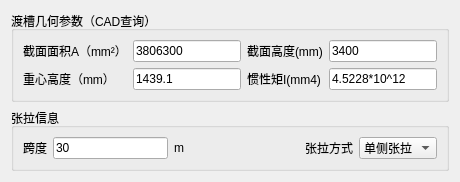
            <widget class="QWidget" name="tab_5">
             <attribute name="title">
              <string>构件参数</string>
             </attribute>
             <layout class="QVBoxLayout" name="verticalLayout_15">
              <item>
               <widget class="QGroupBox" name="groupBox_8">
                <property name="title">
                 <string>渡槽几何参数（CAD查询）</string>
                </property>
                <layout class="QVBoxLayout" name="verticalLayout_13">
                 <item>
                  <layout class="QGridLayout" name="gridLayout_7">
                   <item row="0" column="0">
                    <widget class="QLabel" name="label_63">
                     <property name="text">
                      <string>截面面积A（mm²）</string>
                     </property>
                    </widget>
                   </item>
                   <item row="0" column="1">
                    <widget class="QLineEdit" name="lineEdit_32">
                     <property name="text">
                      <string>3806300</string>
                     </property>
                     <property name="placeholderText">
                      <string>3806300</string>
                     </property>
                    </widget>
                   </item>
                   <item row="0" column="2">
                    <widget class="QLabel" name="label_64">
                     <property name="text">
                      <string>截面高度(mm)</string>
                     </property>
                    </widget>
                   </item>
                   <item row="0" column="3">
                    <widget class="QLineEdit" name="lineEdit_33">
                     <property name="text">
                      <string>3400</string>
                     </property>
                     <property name="placeholderText">
                      <string>3400</string>
                     </property>
                    </widget>
                   </item>
                   <item row="1" column="0">
                    <widget class="QLabel" name="label_65">
                     <property name="text">
                      <string>重心高度（mm）</string>
                     </property>
                    </widget>
                   </item>
                   <item row="1" column="1">
                    <widget class="QLineEdit" name="lineEdit_34">
                     <property name="text">
                      <string>1439.1</string>
                     </property>
                     <property name="placeholderText">
                      <string>1439.1</string>
                     </property>
                    </widget>
                   </item>
                   <item row="1" column="2">
                    <widget class="QLabel" name="label_66">
                     <property name="text">
                      <string>惯性矩I(mm4)</string>
                     </property>
                    </widget>
                   </item>
                   <item row="1" column="3">
                    <widget class="QLineEdit" name="lineEdit_35">
                     <property name="text">
                      <string>4.5228*10^12</string>
                     </property>
                     <property name="placeholderText">
                      <string>4.5228*10^12</string>
                     </property>
                    </widget>
                   </item>
                  </layout>
                 </item>
                </layout>
               </widget>
              </item>
              <item>
               <widget class="QGroupBox" name="groupBox_9">
                <property name="title">
                 <string>张拉信息</string>
                </property>
                <layout class="QVBoxLayout" name="verticalLayout_14">
                 <item>
                  <layout class="QHBoxLayout" name="horizontalLayout_6">
                   <item>
                    <widget class="QLabel" name="label_67">
                     <property name="text">
                      <string>跨度</string>
                     </property>
                    </widget>
                   </item>
                   <item>
                    <widget class="QLineEdit" name="lineEdit_36">
                     <property name="text">
                      <string>30</string>
                     </property>
                     <property name="placeholderText">
                      <string>30</string>
                     </property>
                    </widget>
                   </item>
                   <item>
                    <widget class="QLabel" name="label_69">
                     <property name="text">
                      <string>m</string>
                     </property>
                    </widget>
                   </item>
                   <item>
                    <spacer name="horizontalSpacer_12">
                     <property name="orientation">
                      <enum>Qt::Horizontal</enum>
                     </property>
                     <property name="sizeHint" stdset="0">
                      <size>
                       <width>40</width>
                       <height>20</height>
                      </size>
                     </property>
                    </spacer>
                   </item>
                   <item>
                    <widget class="QLabel" name="label_68">
                     <property name="text">
                      <string>张拉方式</string>
                     </property>
                    </widget>
                   </item>
                   <item>
                    <widget class="QComboBox" name="comboBox_2">
                     <item>
                      <property name="text">
                       <string>单侧张拉</string>
                      </property>
                     </item>
                     <item>
                      <property name="text">
                       <string>双侧张拉</string>
                      </property>
                     </item>
                    </widget>
                   </item>
                  </layout>
                 </item>
                </layout>
               </widget>
              </item>
             </layout>
            </widget>
